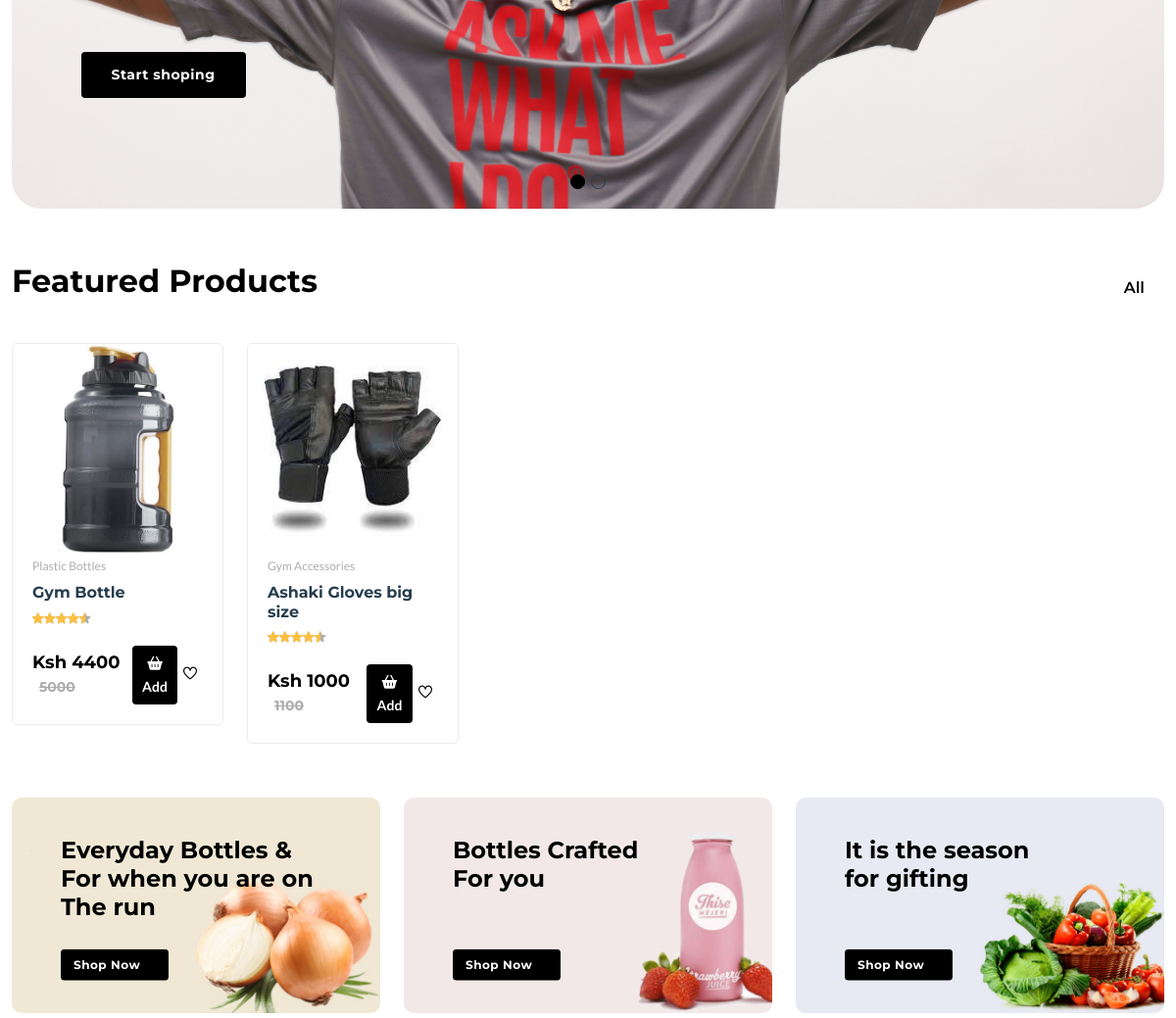
The app's page / (middle part), older data.
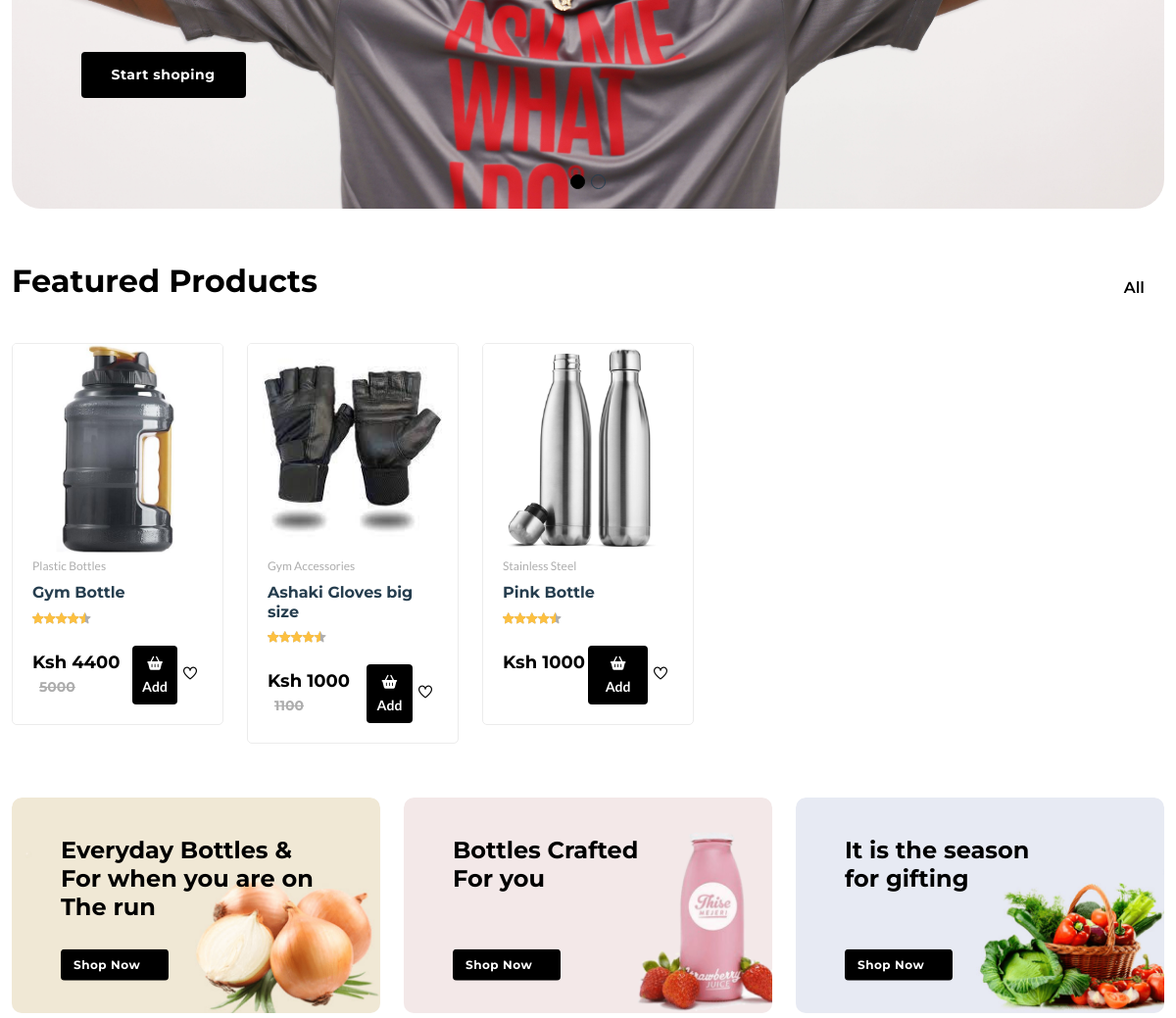
The same page, newer data.
### prossyApp/models.py (models this page shows, shortened)
class Product(models.Model):
    pid = ShortUUIDField(unique=True, length=10, max_length=20, prefix="prd", alphabet="abcdefg123456")
    title = models.CharField(max_length=100, default="Pink Bottle")
    image = models.ImageField(upload_to="user_direcotry_path", default="product.jpg")
    description = RichTextUploadingField(null=True, blank=True, default="This is the product")
    gender = models.CharField(choices = GENDER, max_length=100, default="Women")
    category = models.ForeignKey(Category, on_delete=models.SET_NULL, null=True, related_name="category")
    user = models.ForeignKey(User, on_delete=models.SET_NULL, null=True)
    price = models.DecimalField(max_digits= 999999999, decimal_places=2, default="1000.00")
    old_price = models.DecimalField(max_digits= 999999999, decimal_places=2, blank=True, null=True)
    specifications = RichTextUploadingField(null=True, blank=True, default="This is pink, like barbie")
    type = models.CharField(max_length=100, default="Bottle",  null=True, blank=True)
    stock_count = models.CharField(max_length=100, default="10", null=True, blank=True)
    tags = TaggableManager(blank=True)
    product_status = models.CharField(choices=STATUS, max_length=10, default="in_review")
    status = models.BooleanField(default=True)
    in_stock = models.BooleanField(default=True)
    featured = models.BooleanField(default=False)
    digital = models.BooleanField(default=False)
    sku = ShortUUIDField(unique=True, length=4, max_length=10, prefix="sku", alphabet="1234567890")
    date = models.DateTimeField(auto_now_add=True)
    updated = models.DateTimeField(null=True, blank=True)
    class Meta:
        verbose_name_plural = "Products"

class Category(models.Model):
    cid = ShortUUIDField(unique=True, length=10, max_length=20, prefix="cat", alphabet="abcdefg123456")
    title = models.CharField(max_length=100, default="Pink")
    image = models.ImageField(upload_to="category", default="category.jpg")
    class Meta:
        verbose_name_plural = "Categories"
    def __str__(self):
        return self.title

### prossyApp/views.py (the view)
# urls.py: path("", index, name="index"),
def index(request):
    products = Product.objects.filter(product_status="published", featured=True, in_stock=True)
    context = {
        "products": products,
    }
    return render(request, 'core/index.html', context)

### prossyApp/context_processor.py (called while the page is built)
def default(request):
    categories = Category.objects.all()
    min_max_price = Product.objects.aggregate(Min("price"), Max("price"))
    if request.user.is_authenticated:
        try:
            wishlist = Wishlist.objects.filter(user=request.user)
        except:
            messages.warning(request, "You need to login before accessing your wishlist.")
            wishlist = 0
    else:
        wishlist = 0
    try:
        address = Address.objects.get(user=request.user)
    except:
        address = None
    return {
        'categories': categories,
        'address':address,
        'min_max_price':min_max_price,
        'wishlist': wishlist,
    }

### templates/core/index.html (shortened to what the changed rows need)
{% extends 'partials/base.html' %}
{% load static %}
{% block content %}
    <main class="main">
        <div class="container mb-10">
            <div class="row flex-row-reverse">
                <div class="col-lg-7-5">
                    <section class="product-tabs section-padding position-relative">
                        <div class="tab-content" id="myTabContent">
                            <div class="tab-pane fade show active" id="tab-one" role="tabpanel" aria-labelledby="tab-one">
                                <div class="row product-grid-4">
                                    {% for p in products %}
                                    <div class="col-lg-1-5 col-md-4 col-12 col-sm-6">
                                        <div class="product-cart-wrap mb-30">
                                            <div class="product-img-action-wrap">
                                                <div class="product-img product-img-zoom">
                                                    <a href="{% url 'prossyApp:product-detail' p.pid %}">
                                                        <img class="default-img" src="{{ p.image.url }}" alt="" />
                                                    </a>
                                                </div>
                                            </div>
                                            <div class="product-content-wrap">
                                                <div class="product-category">
                                                    <a href="{% url 'prossyApp:category-product-list' p.category.cid %}">{{p.category}}</a>
                                                </div>
                                                <h2><a href="{% url 'prossyApp:product-detail' p.pid %}">{{ p.title }}</a></h2>
                                                <div class="product-rate-cover">
                                                    <div class="product-rate d-inline-block mr-15">
                                                        <div class="product-rating" style="width: 90%"></div>
                                                    </div>
                                                </div>
                                                <div class="product-card-bottom">
                                                    <div class="product-price">
                                                        <span class="current-product">Ksh </span><span class="current-product-price-{{p.id}}">{{p.price|floatformat:0}}</span>
                                                        <span class="old-price">{{p.old_price|floatformat:0}}</span>
                                                    </div>
                                                    <div class="add-cart">
                                                        <div class = "d-flex">
                                                            <button class="add add-to-cart-btn" data-index="{{p.id}}" style="border: none;" id="add-to-cart-btn"><i class="fa-solid fa-basket-shopping" style="color: #FFFFFF"><br></i>    Add</button>
                                                            <button style="border: none; background: none;" class="add-to-wishlist" data-product-item="{{p.id}}"><i class="fi-rs-heart" style="fill: aqua;"></i></button>
                                                        </div>
                                                    </div>
                                                </div>
                                            </div>
                                        </div>
                                    </div>
                                    {% endfor %}
                                </div>
                            </div>
                        </div>
                    </section>
                </div>
            </div>
        </div>
    </main>
   {% endblock content %}

Row changes from the older to the newer data that the page shows:
added Product: image (picture), category "Stainless Steel", title "Pink Bottle", price "1000"
